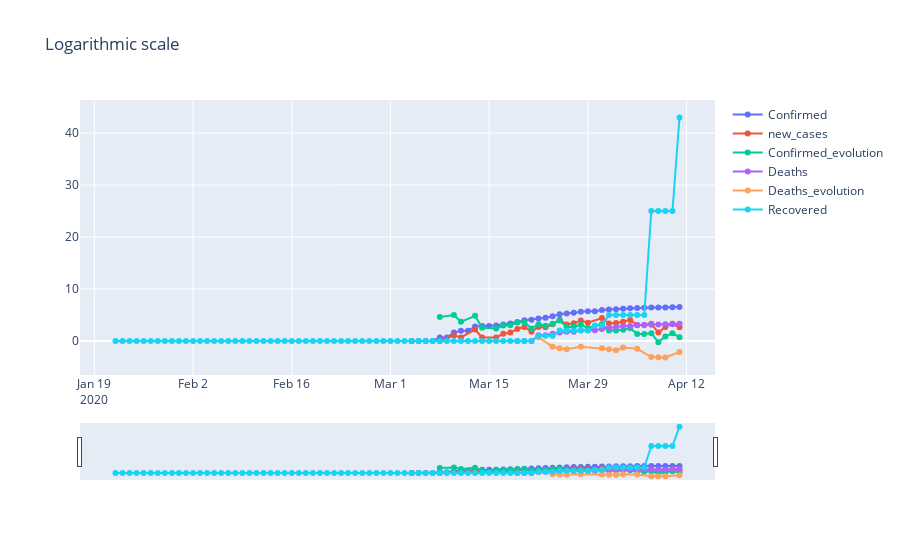

Notebook code cell kept with this figure:
### Code cell
plot_cases(tun_log, my_title="Logarithmic scale")
